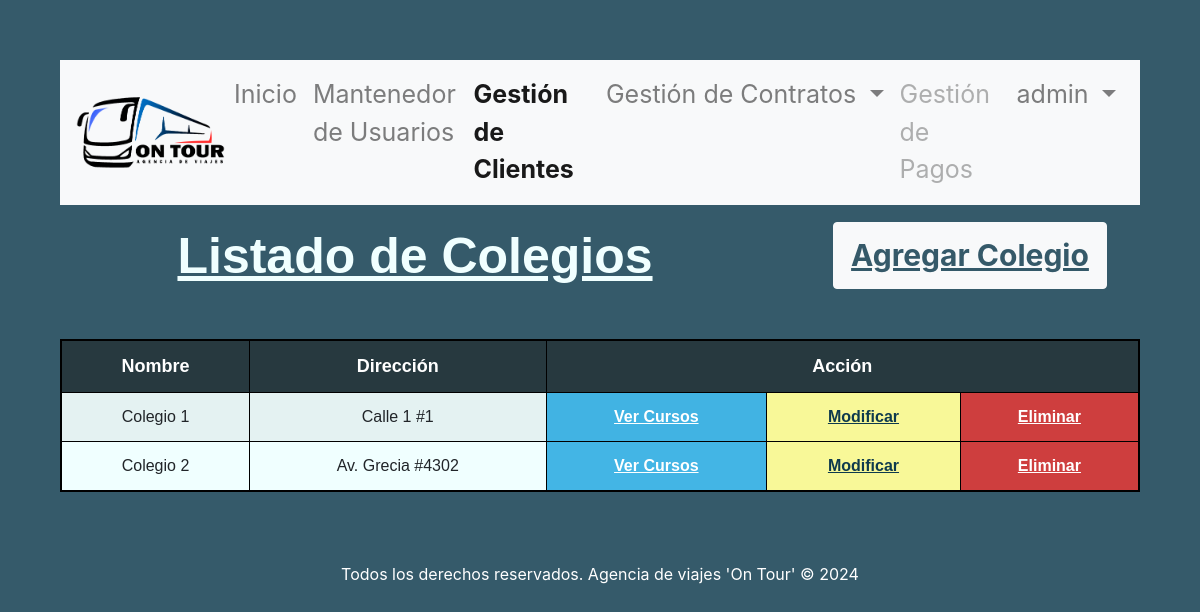
The page /gestion_viajes/crud_colegios (signed in) on the database its author committed.
### gestion_viajes/models.py (models this page shows, shortened)
class Colegio(models.Model):
    id_colegio  = models.AutoField(db_column='idColegio', primary_key=True)
    nombre_colegio = models.CharField(max_length=20, blank=False, null=False)
    direccion_colegio = models.CharField(max_length=20, blank=False, null=False)

### gestion_viajes/views.py (the view)
# urls.py: path('crud_colegios', views.crud_colegios, name='crud_colegios'),
@login_required
def crud_colegios(request):
    colegios = Colegio.objects.all().order_by('nombre_colegio')
    context = {'colegios': colegios, 'clase':'gestion_clientes'}
    return render(request, 'gestion_viajes/colegios_list.html', context)

### gestion_viajes/templates/gestion_viajes/colegios_list.html (shortened to what this page needs)
{% extends "gestion_viajes/base.html" %}
{% load static %}
{% block content %}
    <header>
      <div class="row justify-content-center">
        <div class="col-md-8 col-sm-12">
          <h1>Listado de Colegios</h1>
        </div>
        <div class="col-md-4 col-sm-12">
          <div class="container-btn">
            <button class="btn btn-light" id="btnAgregar">
              <a href="{% url 'colegiosAdd' %}">Agregar Colegio</a>
            </button>
          </div>
        </div>
      </div>
    </header>
    <div class="table-container">
        <table class="table table-striped">
            {% if colegios %}
                <thead>
                    <tr>
                    <th scope="col">Nombre</th>
                    <th scope="col">Dirección</th>
                    <th scope="col" colspan="3">Acción</th>
                    </tr>
                </thead>
                <tbody>
                    {% for colegio in colegios %}
                        <tr>
                            <td>{{ colegio.nombre_colegio }}</td>
                            <td>{{ colegio.direccion_colegio }}</td>
                            <td class="td-crud"><a href="{% url 'crud_cursos' fk=colegio.id_colegio %}">Ver Cursos</a></td>
                            <td class="td-update"><a href="{% url 'colegios_edit' pk=colegio.id_colegio %}">Modificar</a></td>
                            <td class="td-delete"><a href="{% url 'colegios_del' pk=colegio.id_colegio %}">Eliminar</a></td>
                        </tr>
                    {% endfor %}
                </tbody>
            {% endif %}
        </table>
    </div>
{% endblock %}

### gestion_viajes/templates/gestion_viajes/base.html (shortened to what this page needs)
<!DOCTYPE html>
<html lang="en">
    <head>
        {% load static %}
        <link
          rel="stylesheet"
          href="https://cdn.jsdelivr.net/npm/bootstrap@4.6.2/dist/css/bootstrap.min.css"
        />
        <link rel="stylesheet" href="{% static 'css/styles.css' %}" />
      </head>
<body>
    <nav class="navbar navbar-expand-lg navbar-light bg-light">
        <a class="navbar-brand" href="{% url 'index' %}"><img src="{% static 'img/logoontour.png' %}" alt="logo" class="img-fluid"></a>
        <div class="collapse navbar-collapse" id="navbarSupportedContent">
          <ul class="navbar-nav mr-auto">
            {% if clase == 'index' %}<li class="nav-item active">{% else %}<li class="nav-item">{% endif %}
              <a class="nav-link" href="{% url 'index' %}">Inicio</a>
            </li>
            {% if user.is_staff %}
            {% if clase == 'gestion_usuarios' %}<li class="nav-item active">{% else %}<li class="nav-item">{% endif %}
                    <a class="nav-link" href="{% url 'crud_usuarios' %}">Mantenedor de Usuarios</a>
                </li>
            {% endif %}
            {% if clase == 'gestion_clientes' %}<li class="nav-item active">{% else %}<li class="nav-item">{% endif %}
              <a class="nav-link" href="{% url 'crud_colegios' %}">Gestión de Clientes</a>
            </li>
            {% if clase == 'gestion_contratos' %}<li class="nav-item dropdown active">{% else %}<li class="nav-item dropdown">{% endif %}
                <a class="nav-link dropdown-toggle" href="#"  id="navbarDropdown" role="button" data-toggle="dropdown" aria-haspopup="true" aria-expanded="false">
                  Gestión de Contratos
                </a>
            </li>
            <li class="nav-item">
              <a class="nav-link disabled" href="#">Gestión de Pagos</a>
            </li>
            <li class="nav-item dropdown">
                <a class="nav-link dropdown-toggle" href="#" id="navbarDropdown" role="button" data-toggle="dropdown" aria-haspopup="true" aria-expanded="false">
                    {{ user.username }}
                </a>
            </li>
          </ul>
        </div>
      </nav>
    {% block content %}{% endblock %}
    <footer><p>Todos los derechos reservados. Agencia de viajes 'On Tour' &copy; 2024</p></footer>
</body>
</html>

### gestion_viajes/static/css/styles.css (style rules this page uses)
body { background-color: rgba(14, 58, 77, 0.836); margin: 5%; }
header .row { margin-bottom: 3%; vertical-align: middle; align-items: center; }
header h1 { text-align: center; margin-top: 3%; margin-bottom: 3%; color: azure; font-weight: bold; font-size: 50px; font-family:'Trebuchet MS', 'Lucida Sans Unicode', 'Lucida Grande', 'Lucida Sans', Arial, sans-serif; text-decoration: underline; }
.navbar-brand { padding: 0; margin-right: 0; display: flex; align-items: center; }
.navbar-brand .img-fluid { max-width: 150px; height: auto; }
.navbar-nav { margin-left: auto; }
.nav-item { font-size: 25px; }
.nav-item.active { font-weight: bold; }
footer { text-align: center; color: white; margin-top: 5%; margin-bottom: auto; }
.container-btn { text-align: center; margin-top: 2%; margin-bottom: 2%; }
.container-btn #btnAgregar { padding-left: 5%; padding-right: 5%; padding-top: 3%; padding-bottom: 3%; font-size: 30px; font-weight: bold; color: rgba(14, 58, 77, 0.836); text-align: center; align-items: center; }
.container-btn #btnAgregar a { color: rgba(14, 58, 77, 0.836); text-decoration: underline; }
.table-container { overflow-x:auto; }
.table-striped { background-color: azure; border: 2px solid black; text-align: center; font-family:'Trebuchet MS', 'Lucida Sans Unicode', 'Lucida Grande', 'Lucida Sans', Arial, sans-serif; }
.table-striped th { font-size: 18px; background-color: rgba(1, 18, 26, 0.836); color: white; }
.table-striped th, .table-striped td { border: 1px solid black !important; }
.table-striped .td-update { background-color: rgb(248, 248, 152); }
.table-striped .td-update a { color: rgba(14, 58, 77); font-weight: bold; text-decoration: underline; }
.table-striped .td-delete { background-color: rgb(206, 62, 62); }
.table-striped .td-delete a { color: white; font-weight: bold; text-decoration: underline; }
.table-striped .td-crud { background-color: rgba(34, 167, 224, 0.836); }
.table-striped .td-crud a { color: white; font-weight: bold; text-decoration: underline; }

### rows shown on the page
Colegio: nombre_colegio "Colegio 1", direccion_colegio "Calle 1 #1"
Colegio: nombre_colegio "Colegio 2", direccion_colegio "Av. Grecia #4302"

### other values the page prints
{{ user.username }} "admin"
